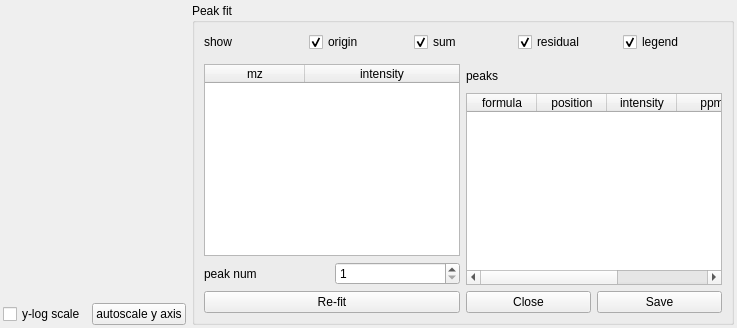
            <widget class="QWidget" name="spectrum3PlotPeakTab">
             <attribute name="title">
              <string>plot&amp;&amp;peak</string>
             </attribute>
             <layout class="QHBoxLayout" name="horizontalLayout_26">
              <property name="leftMargin">
               <number>3</number>
              </property>
              <property name="topMargin">
               <number>3</number>
              </property>
              <property name="rightMargin">
               <number>3</number>
              </property>
              <property name="bottomMargin">
               <number>3</number>
              </property>
              <item>
               <widget class="QWidget" name="spectrum3MainWidget" native="true">
                <property name="sizePolicy">
                 <sizepolicy hsizetype="Expanding" vsizetype="Preferred">
                  <horstretch>0</horstretch>
                  <verstretch>0</verstretch>
                 </sizepolicy>
                </property>
                <layout class="QVBoxLayout" name="verticalLayout_21">
                 <property name="leftMargin">
                  <number>0</number>
                 </property>
                 <property name="topMargin">
                  <number>0</number>
                 </property>
                 <property name="rightMargin">
                  <number>0</number>
                 </property>
                 <property name="bottomMargin">
                  <number>0</number>
                 </property>
                 <item>
                  <widget class="QWidget" name="spectrum3Widget" native="true">
                   <property name="sizePolicy">
                    <sizepolicy hsizetype="Preferred" vsizetype="Expanding">
                     <horstretch>0</horstretch>
                     <verstretch>0</verstretch>
                    </sizepolicy>
                   </property>
                  </widget>
                 </item>
                 <item>
                  <layout class="QHBoxLayout" name="horizontalLayout_23">
                   <item>
                    <widget class="QCheckBox" name="spectrum3LogScaleCheckBox">
                     <property name="sizePolicy">
                      <sizepolicy hsizetype="Maximum" vsizetype="Fixed">
                       <horstretch>0</horstretch>
                       <verstretch>0</verstretch>
                      </sizepolicy>
                     </property>
                     <property name="text">
                      <string>y-log scale</string>
                     </property>
                    </widget>
                   </item>
                   <item>
                    <widget class="QPushButton" name="spectrum3RescalePushButton">
                     <property name="sizePolicy">
                      <sizepolicy hsizetype="Maximum" vsizetype="Fixed">
                       <horstretch>0</horstretch>
                       <verstretch>0</verstretch>
                      </sizepolicy>
                     </property>
                     <property name="text">
                      <string>autoscale y axis</string>
                     </property>
                    </widget>
                   </item>
                  </layout>
                 </item>
                </layout>
               </widget>
              </item>
              <item>
               <widget class="QGroupBox" name="spectrum3PeakFitGroupBox">
                <property name="title">
                 <string>Peak fit</string>
                </property>
                <layout class="QVBoxLayout" name="verticalLayout_13">
                 <item>
                  <layout class="QHBoxLayout" name="horizontalLayout_10">
                   <property name="sizeConstraint">
                    <enum>QLayout::SetDefaultConstraint</enum>
                   </property>
                   <item>
                    <widget class="QLabel" name="label_18">
                     <property name="text">
                      <string>show</string>
                     </property>
                    </widget>
                   </item>
                   <item>
                    <widget class="QCheckBox" name="spectrum3PeakOriginCheckBox">
                     <property name="text">
                      <string>origin</string>
                     </property>
                     <property name="checked">
                      <bool>true</bool>
                     </property>
                    </widget>
                   </item>
                   <item>
                    <widget class="QCheckBox" name="spectrum3PeakSumCheckBox">
                     <property name="text">
                      <string>sum</string>
                     </property>
                     <property name="checked">
                      <bool>true</bool>
                     </property>
                    </widget>
                   </item>
                   <item>
                    <widget class="QCheckBox" name="spectrum3PeakResidualCheckBox">
                     <property name="text">
                      <string>residual</string>
                     </property>
                     <property name="checked">
                      <bool>true</bool>
                     </property>
                    </widget>
                   </item>
                   <item>
                    <widget class="QCheckBox" name="spectrum3PeakLegendCheckBox">
                     <property name="text">
                      <string>legend</string>
                     </property>
                     <property name="checked">
                      <bool>true</bool>
                     </property>
                    </widget>
                   </item>
                  </layout>
                 </item>
                 <item>
                  <widget class="QWidget" name="spectrum3PeakWidget" native="true">
                   <property name="sizePolicy">
                    <sizepolicy hsizetype="Expanding" vsizetype="Expanding">
                     <horstretch>0</horstretch>
                     <verstretch>0</verstretch>
                    </sizepolicy>
                   </property>
                   <property name="minimumSize">
                    <size>
                     <width>0</width>
                     <height>0</height>
                    </size>
                   </property>
                  </widget>
                 </item>
                 <item>
                  <layout class="QHBoxLayout" name="horizontalLayout_12">
                   <item>
                    <layout class="QVBoxLayout" name="verticalLayout_4">
                     <item>
                      <widget class="QTableWidget" name="spectrum3PeakTableWidget">
                       <property name="sizePolicy">
                        <sizepolicy hsizetype="Preferred" vsizetype="Preferred">
                         <horstretch>0</horstretch>
                         <verstretch>0</verstretch>
                        </sizepolicy>
                       </property>
                       <property name="minimumSize">
                        <size>
                         <width>0</width>
                         <height>150</height>
                        </size>
                       </property>
                       <property name="editTriggers">
                        <set>QAbstractItemView::NoEditTriggers</set>
                       </property>
                       <property name="verticalScrollMode">
                        <enum>QAbstractItemView::ScrollPerPixel</enum>
                       </property>
                       <property name="horizontalScrollMode">
                        <enum>QAbstractItemView::ScrollPerPixel</enum>
                       </property>
                       <attribute name="horizontalHeaderStretchLastSection">
                        <bool>true</bool>
                       </attribute>
                       <column>
                        <property name="text">
                         <string>mz</string>
                        </property>
                       </column>
                       <column>
                        <property name="text">
                         <string>intensity</string>
                        </property>
                       </column>
                      </widget>
                     </item>
                     <item>
                      <layout class="QHBoxLayout" name="horizontalLayout_15">
                       <item>
                        <widget class="QLabel" name="label_13">
                         <property name="text">
                          <string>peak num</string>
                         </property>
                        </widget>
                       </item>
                       <item>
                        <widget class="QSpinBox" name="spectrum3PeakNumSpinBox">
                         <property name="sizePolicy">
                          <sizepolicy hsizetype="Preferred" vsizetype="Fixed">
                           <horstretch>0</horstretch>
                           <verstretch>0</verstretch>
                          </sizepolicy>
                         </property>
                         <property name="minimum">
                          <number>1</number>
                         </property>
                         <property name="maximum">
                          <number>20</number>
                         </property>
                        </widget>
                       </item>
                      </layout>
                     </item>
                     <item>
                      <widget class="QPushButton" name="spectrum3PeakRefitPushButton">
                       <property name="sizePolicy">
                        <sizepolicy hsizetype="Preferred" vsizetype="Fixed">
                         <horstretch>0</horstretch>
                         <verstretch>0</verstretch>
                        </sizepolicy>
                       </property>
                       <property name="text">
                        <string>Re-fit</string>
                       </property>
                      </widget>
                     </item>
                    </layout>
                   </item>
                   <item>
                    <layout class="QVBoxLayout" name="verticalLayout_19">
                     <item>
                      <widget class="QLabel" name="label_21">
                       <property name="text">
                        <string>peaks</string>
                       </property>
                      </widget>
                     </item>
                     <item>
                      <widget class="QTableWidget" name="spectrum3PeakPropertyTableWidget">
                       <property name="sizePolicy">
                        <sizepolicy hsizetype="Preferred" vsizetype="Preferred">
                         <horstretch>0</horstretch>
                         <verstretch>0</verstretch>
                        </sizepolicy>
                       </property>
                       <property name="verticalScrollMode">
                        <enum>QAbstractItemView::ScrollPerPixel</enum>
                       </property>
                       <property name="horizontalScrollMode">
                        <enum>QAbstractItemView::ScrollPerPixel</enum>
                       </property>
                       <attribute name="horizontalHeaderDefaultSectionSize">
                        <number>70</number>
                       </attribute>
                       <attribute name="horizontalHeaderStretchLastSection">
                        <bool>true</bool>
                       </attribute>
                       <column>
                        <property name="text">
                         <string>formula</string>
                        </property>
                       </column>
                       <column>
                        <property name="text">
                         <string>position</string>
                        </property>
                       </column>
                       <column>
                        <property name="text">
                         <string>intensity</string>
                        </property>
                       </column>
                       <column>
                        <property name="text">
                         <string>ppm</string>
                        </property>
                       </column>
                       <column>
                        <property name="text">
                         <string>isotope ratio</string>
                        </property>
                       </column>
                       <column>
                        <property name="text">
                         <string>ref ratio</string>
                        </property>
                       </column>
                      </widget>
                     </item>
                     <item>
                      <layout class="QHBoxLayout" name="horizontalLayout_11">
                       <item>
                        <widget class="QPushButton" name="spectrum3PeakClosePushButton">
                         <property name="sizePolicy">
                          <sizepolicy hsizetype="Preferred" vsizetype="Fixed">
                           <horstretch>0</horstretch>
                           <verstretch>0</verstretch>
                          </sizepolicy>
                         </property>
                         <property name="text">
                          <string>Close</string>
                         </property>
                        </widget>
                       </item>
                       <item>
                        <widget class="QPushButton" name="spectrum3PeakSavePushButton">
                         <property name="sizePolicy">
                          <sizepolicy hsizetype="Preferred" vsizetype="Fixed">
                           <horstretch>0</horstretch>
                           <verstretch>0</verstretch>
                          </sizepolicy>
                         </property>
                         <property name="text">
                          <string>Save</string>
                         </property>
                        </widget>
                       </item>
                      </layout>
                     </item>
                    </layout>
                   </item>
                  </layout>
                 </item>
                </layout>
               </widget>
              </item>
             </layout>
            </widget>
